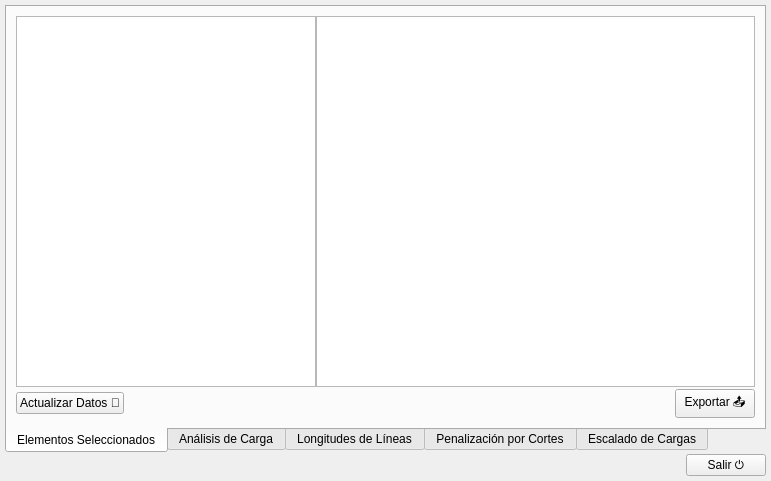
<?xml version="1.0" encoding="UTF-8"?>
<ui version="4.0">
 <class>Form</class>
 <widget class="QWidget" name="Form">
  <property name="windowModality">
   <enum>Qt::WindowModal</enum>
  </property>
  <property name="geometry">
   <rect>
    <x>0</x>
    <y>0</y>
    <width>771</width>
    <height>481</height>
   </rect>
  </property>
  <property name="windowTitle">
   <string>Selección</string>
  </property>
  <layout class="QVBoxLayout" name="verticalLayout_2">
   <property name="spacing">
    <number>1</number>
   </property>
   <property name="leftMargin">
    <number>5</number>
   </property>
   <property name="topMargin">
    <number>5</number>
   </property>
   <property name="rightMargin">
    <number>5</number>
   </property>
   <property name="bottomMargin">
    <number>5</number>
   </property>
   <item>
    <layout class="QHBoxLayout" name="horizontalLayout_13">
     <property name="spacing">
      <number>0</number>
     </property>
     <item>
      <layout class="QHBoxLayout" name="horizontalLayout_2">
       <property name="spacing">
        <number>0</number>
       </property>
       <item>
        <widget class="QTabWidget" name="tabWidget">
         <property name="tabPosition">
          <enum>QTabWidget::South</enum>
         </property>
         <property name="currentIndex">
          <number>0</number>
         </property>
         <widget class="QWidget" name="tab2">
          <attribute name="title">
           <string>Elementos Seleccionados</string>
          </attribute>
          <layout class="QHBoxLayout" name="horizontalLayout_3">
           <item>
            <layout class="QVBoxLayout" name="verticalLayout_9">
             <property name="spacing">
              <number>2</number>
             </property>
             <item>
              <layout class="QHBoxLayout" name="horizontalLayout_4">
               <property name="spacing">
                <number>0</number>
               </property>
               <item>
                <widget class="QTreeWidget" name="treeWidget">
                 <property name="sizePolicy">
                  <sizepolicy hsizetype="Preferred" vsizetype="Expanding">
                   <horstretch>0</horstretch>
                   <verstretch>0</verstretch>
                  </sizepolicy>
                 </property>
                 <property name="minimumSize">
                  <size>
                   <width>300</width>
                   <height>0</height>
                  </size>
                 </property>
                 <property name="columnCount">
                  <number>0</number>
                 </property>
                 <attribute name="headerVisible">
                  <bool>true</bool>
                 </attribute>
                </widget>
               </item>
               <item>
                <widget class="QTableWidget" name="tblResultado">
                 <property name="alternatingRowColors">
                  <bool>true</bool>
                 </property>
                 <property name="selectionMode">
                  <enum>QAbstractItemView::SingleSelection</enum>
                 </property>
                 <property name="selectionBehavior">
                  <enum>QAbstractItemView::SelectRows</enum>
                 </property>
                 <property name="sortingEnabled">
                  <bool>true</bool>
                 </property>
                </widget>
               </item>
              </layout>
             </item>
             <item>
              <layout class="QHBoxLayout" name="horizontalLayout" stretch="0,0,0">
               <property name="spacing">
                <number>1</number>
               </property>
               <item>
                <widget class="QPushButton" name="cmdActualizarDatos">
                 <property name="text">
                  <string>Actualizar Datos 🔄</string>
                 </property>
                </widget>
               </item>
               <item>
                <spacer name="horizontalSpacer">
                 <property name="orientation">
                  <enum>Qt::Horizontal</enum>
                 </property>
                 <property name="sizeHint" stdset="0">
                  <size>
                   <width>40</width>
                   <height>20</height>
                  </size>
                 </property>
                </spacer>
               </item>
               <item>
                <widget class="QPushButton" name="cmdExportar">
                 <property name="enabled">
                  <bool>true</bool>
                 </property>
                 <property name="text">
                  <string>Exportar 📤</string>
                 </property>
                </widget>
               </item>
              </layout>
             </item>
            </layout>
           </item>
          </layout>
         </widget>
         <widget class="QWidget" name="tab3">
          <attribute name="title">
           <string>Análisis de Carga</string>
          </attribute>
          <layout class="QHBoxLayout" name="horizontalLayout_6">
           <item>
            <layout class="QHBoxLayout" name="horizontalLayout_5" stretch="0,1">
             <property name="spacing">
              <number>0</number>
             </property>
             <item>
              <layout class="QVBoxLayout" name="verticalLayout_5">
               <property name="spacing">
                <number>0</number>
               </property>
               <item>
                <widget class="QLabel" name="label">
                 <property name="text">
                  <string>Cantidad de Transformadores</string>
                 </property>
                </widget>
               </item>
               <item>
                <widget class="QLineEdit" name="txtTransformadores">
                 <property name="alignment">
                  <set>Qt::AlignRight|Qt::AlignTrailing|Qt::AlignVCenter</set>
                 </property>
                 <property name="readOnly">
                  <bool>true</bool>
                 </property>
                </widget>
               </item>
               <item>
                <widget class="QLabel" name="label_3">
                 <property name="text">
                  <string>Total Potencia Instalada [kVA]</string>
                 </property>
                </widget>
               </item>
               <item>
                <widget class="QLineEdit" name="txtPotenciaInstalada">
                 <property name="alignment">
                  <set>Qt::AlignRight|Qt::AlignTrailing|Qt::AlignVCenter</set>
                 </property>
                 <property name="readOnly">
                  <bool>true</bool>
                 </property>
                </widget>
               </item>
               <item>
                <widget class="QLabel" name="label_4">
                 <property name="text">
                  <string>Cantidad de Usuarios</string>
                 </property>
                </widget>
               </item>
               <item>
                <widget class="QLineEdit" name="txtUsuarios">
                 <property name="alignment">
                  <set>Qt::AlignRight|Qt::AlignTrailing|Qt::AlignVCenter</set>
                 </property>
                 <property name="readOnly">
                  <bool>true</bool>
                 </property>
                </widget>
               </item>
               <item>
                <widget class="QLabel" name="label_7">
                 <property name="text">
                  <string>Energía - Fecha Desde</string>
                 </property>
                </widget>
               </item>
               <item>
                <widget class="QDateEdit" name="datDesde"/>
               </item>
               <item>
                <widget class="QLabel" name="label_8">
                 <property name="text">
                  <string>Energía - Fecha Hasta</string>
                 </property>
                </widget>
               </item>
               <item>
                <widget class="QDateEdit" name="datHasta"/>
               </item>
               <item>
                <widget class="QLabel" name="label_9">
                 <property name="text">
                  <string>Energía Total Consumida [kWh]</string>
                 </property>
                </widget>
               </item>
               <item>
                <widget class="QLineEdit" name="txtEnergiaTotal">
                 <property name="alignment">
                  <set>Qt::AlignRight|Qt::AlignTrailing|Qt::AlignVCenter</set>
                 </property>
                 <property name="readOnly">
                  <bool>true</bool>
                 </property>
                </widget>
               </item>
               <item>
                <widget class="QLabel" name="label_5">
                 <property name="text">
                  <string>Cantidad de Horas de uso de la Energía</string>
                 </property>
                </widget>
               </item>
               <item>
                <widget class="QLineEdit" name="txtHoras">
                 <property name="alignment">
                  <set>Qt::AlignRight|Qt::AlignTrailing|Qt::AlignVCenter</set>
                 </property>
                 <property name="readOnly">
                  <bool>true</bool>
                 </property>
                </widget>
               </item>
               <item>
                <widget class="QLabel" name="label_6">
                 <property name="text">
                  <string>Factor de Carga</string>
                 </property>
                </widget>
               </item>
               <item>
                <widget class="QLineEdit" name="txtFactorCarga">
                 <property name="inputMethodHints">
                  <set>Qt::ImhFormattedNumbersOnly</set>
                 </property>
                 <property name="text">
                  <string>0.5</string>
                 </property>
                 <property name="alignment">
                  <set>Qt::AlignRight|Qt::AlignTrailing|Qt::AlignVCenter</set>
                 </property>
                </widget>
               </item>
               <item>
                <widget class="QLabel" name="label_2">
                 <property name="text">
                  <string>Demanda Total Calculada [kW]</string>
                 </property>
                </widget>
               </item>
               <item>
                <widget class="QLineEdit" name="txtDemanda">
                 <property name="alignment">
                  <set>Qt::AlignRight|Qt::AlignTrailing|Qt::AlignVCenter</set>
                 </property>
                 <property name="readOnly">
                  <bool>true</bool>
                 </property>
                </widget>
               </item>
              </layout>
             </item>
             <item>
              <widget class="QTextBrowser" name="txtMemoria">
               <property name="font">
                <font>
                 <family>Courier New</family>
                </font>
               </property>
              </widget>
             </item>
            </layout>
           </item>
          </layout>
         </widget>
         <widget class="QWidget" name="tab1">
          <attribute name="title">
           <string>Longitudes de Líneas</string>
          </attribute>
          <layout class="QHBoxLayout" name="horizontalLayout_9">
           <item>
            <layout class="QGridLayout" name="gridLayout">
             <item row="0" column="1">
              <layout class="QVBoxLayout" name="verticalLayout_4">
               <property name="spacing">
                <number>2</number>
               </property>
               <item>
                <widget class="QTableWidget" name="tblLongitudes"/>
               </item>
               <item>
                <layout class="QHBoxLayout" name="horizontalLayout_11">
                 <item>
                  <widget class="QLabel" name="label_15">
                   <property name="text">
                    <string>Longitud Total de Líneas [km]</string>
                   </property>
                  </widget>
                 </item>
                 <item>
                  <widget class="QLabel" name="lblLongitudTotal">
                   <property name="text">
                    <string>0</string>
                   </property>
                   <property name="alignment">
                    <set>Qt::AlignRight|Qt::AlignTrailing|Qt::AlignVCenter</set>
                   </property>
                  </widget>
                 </item>
                 <item>
                  <spacer name="horizontalSpacer_5">
                   <property name="orientation">
                    <enum>Qt::Horizontal</enum>
                   </property>
                   <property name="sizeHint" stdset="0">
                    <size>
                     <width>40</width>
                     <height>20</height>
                    </size>
                   </property>
                  </spacer>
                 </item>
                 <item>
                  <widget class="QPushButton" name="cmdExportarLineas">
                   <property name="text">
                    <string>Exportar 📤</string>
                   </property>
                  </widget>
                 </item>
                </layout>
               </item>
              </layout>
             </item>
             <item row="0" column="0">
              <layout class="QVBoxLayout" name="verticalLayout_7">
               <item>
                <widget class="QLabel" name="label_13">
                 <property name="text">
                  <string>Nivel de Tensión</string>
                 </property>
                </widget>
               </item>
               <item>
                <widget class="QComboBox" name="cmbTension"/>
               </item>
               <item>
                <widget class="QLabel" name="label_14">
                 <property name="text">
                  <string>Agrupar por:</string>
                 </property>
                </widget>
               </item>
               <item>
                <widget class="QComboBox" name="cmbAgrupar1"/>
               </item>
               <item>
                <widget class="QLabel" name="label_12">
                 <property name="text">
                  <string>Agrupar por:</string>
                 </property>
                </widget>
               </item>
               <item>
                <widget class="QComboBox" name="cmbAgrupar2"/>
               </item>
               <item>
                <widget class="QLabel" name="label_11">
                 <property name="text">
                  <string>Agrupar por:</string>
                 </property>
                </widget>
               </item>
               <item>
                <widget class="QComboBox" name="cmbAgrupar3"/>
               </item>
               <item>
                <widget class="QLabel" name="label_10">
                 <property name="text">
                  <string>Agrupar por:</string>
                 </property>
                </widget>
               </item>
               <item>
                <widget class="QComboBox" name="cmbAgrupar4"/>
               </item>
               <item>
                <spacer name="verticalSpacer">
                 <property name="orientation">
                  <enum>Qt::Vertical</enum>
                 </property>
                 <property name="sizeHint" stdset="0">
                  <size>
                   <width>20</width>
                   <height>40</height>
                  </size>
                 </property>
                </spacer>
               </item>
              </layout>
             </item>
            </layout>
           </item>
          </layout>
         </widget>
         <widget class="QWidget" name="tab4">
          <property name="maximumSize">
           <size>
            <width>751</width>
            <height>412</height>
           </size>
          </property>
          <attribute name="title">
           <string>Penalización por Cortes</string>
          </attribute>
          <widget class="QWidget" name="verticalLayoutWidget_2">
           <property name="geometry">
            <rect>
             <x>7</x>
             <y>6</y>
             <width>740</width>
             <height>400</height>
            </rect>
           </property>
           <layout class="QVBoxLayout" name="verticalLayout">
            <item>
             <layout class="QHBoxLayout" name="horizontalLayout_8" stretch="0,1">
              <property name="spacing">
               <number>2</number>
              </property>
              <item>
               <layout class="QVBoxLayout" name="verticalLayout_6" stretch="0,0,0,0,0,0,0,0,0,0,0">
                <property name="spacing">
                 <number>5</number>
                </property>
                <item>
                 <widget class="QLabel" name="label_16">
                  <property name="text">
                   <string>CENS Tarifas 1 y 4 [$/kWh]</string>
                  </property>
                 </widget>
                </item>
                <item>
                 <widget class="QLineEdit" name="txtCens1">
                  <property name="alignment">
                   <set>Qt::AlignRight|Qt::AlignTrailing|Qt::AlignVCenter</set>
                  </property>
                  <property name="readOnly">
                   <bool>true</bool>
                  </property>
                 </widget>
                </item>
                <item>
                 <widget class="QLabel" name="label_17">
                  <property name="text">
                   <string>CENS Tarifas 2, 3 y 5 [$/kWh]</string>
                  </property>
                 </widget>
                </item>
                <item>
                 <widget class="QLineEdit" name="txtCens2">
                  <property name="alignment">
                   <set>Qt::AlignRight|Qt::AlignTrailing|Qt::AlignVCenter</set>
                  </property>
                  <property name="readOnly">
                   <bool>true</bool>
                  </property>
                 </widget>
                </item>
                <item>
                 <widget class="QLabel" name="label_18">
                  <property name="text">
                   <string>Cantidad de Usuarios</string>
                  </property>
                 </widget>
                </item>
                <item>
                 <widget class="QLineEdit" name="txtCantUsuarios">
                  <property name="alignment">
                   <set>Qt::AlignRight|Qt::AlignTrailing|Qt::AlignVCenter</set>
                  </property>
                  <property name="readOnly">
                   <bool>true</bool>
                  </property>
                 </widget>
                </item>
                <item>
                 <widget class="QLabel" name="label_22">
                  <property name="text">
                   <string>Hora de Corte</string>
                  </property>
                 </widget>
                </item>
                <item>
                 <widget class="QTimeEdit" name="timHoraDesde">
                  <property name="time">
                   <time>
                    <hour>8</hour>
                    <minute>0</minute>
                    <second>0</second>
                   </time>
                  </property>
                 </widget>
                </item>
                <item>
                 <widget class="QLabel" name="label_23">
                  <property name="text">
                   <string>Hora de Reposición</string>
                  </property>
                 </widget>
                </item>
                <item>
                 <widget class="QTimeEdit" name="timHoraHasta">
                  <property name="time">
                   <time>
                    <hour>9</hour>
                    <minute>0</minute>
                    <second>0</second>
                   </time>
                  </property>
                 </widget>
                </item>
                <item>
                 <spacer name="verticalSpacer_2">
                  <property name="orientation">
                   <enum>Qt::Vertical</enum>
                  </property>
                  <property name="sizeHint" stdset="0">
                   <size>
                    <width>20</width>
                    <height>40</height>
                   </size>
                  </property>
                 </spacer>
                </item>
               </layout>
              </item>
              <item>
               <widget class="QTextBrowser" name="txtMemoriaCalidad">
                <property name="font">
                 <font>
                  <family>Courier New</family>
                 </font>
                </property>
               </widget>
              </item>
             </layout>
            </item>
            <item>
             <layout class="QHBoxLayout" name="horizontalLayout_10">
              <item>
               <spacer name="horizontalSpacer_4">
                <property name="orientation">
                 <enum>Qt::Horizontal</enum>
                </property>
                <property name="sizeHint" stdset="0">
                 <size>
                  <width>40</width>
                  <height>20</height>
                 </size>
                </property>
               </spacer>
              </item>
              <item>
               <widget class="QPushButton" name="cmdCalcularMulta">
                <property name="text">
                 <string>Calcular ∑</string>
                </property>
               </widget>
              </item>
             </layout>
            </item>
           </layout>
          </widget>
         </widget>
         <widget class="QWidget" name="tab">
          <attribute name="title">
           <string>Escalado de Cargas</string>
          </attribute>
          <widget class="QLineEdit" name="txtMultiplicador">
           <property name="geometry">
            <rect>
             <x>260</x>
             <y>100</y>
             <width>60</width>
             <height>22</height>
            </rect>
           </property>
           <property name="text">
            <string>1.000</string>
           </property>
          </widget>
          <widget class="QLabel" name="label_19">
           <property name="geometry">
            <rect>
             <x>40</x>
             <y>40</y>
             <width>200</width>
             <height>16</height>
            </rect>
           </property>
           <property name="text">
            <string>Demanda Total de la Selección [kVA]</string>
           </property>
           <property name="alignment">
            <set>Qt::AlignRight|Qt::AlignTrailing|Qt::AlignVCenter</set>
           </property>
          </widget>
          <widget class="QLabel" name="label_21">
           <property name="geometry">
            <rect>
             <x>59</x>
             <y>100</y>
             <width>181</width>
             <height>20</height>
            </rect>
           </property>
           <property name="text">
            <string>Multiplicar el factor anterior por :</string>
           </property>
           <property name="alignment">
            <set>Qt::AlignRight|Qt::AlignTrailing|Qt::AlignVCenter</set>
           </property>
          </widget>
          <widget class="QLabel" name="lblDemanda">
           <property name="geometry">
            <rect>
             <x>260</x>
             <y>40</y>
             <width>160</width>
             <height>16</height>
            </rect>
           </property>
           <property name="text">
            <string>0 kW +j 0 kVAr</string>
           </property>
          </widget>
          <widget class="QLabel" name="label_24">
           <property name="geometry">
            <rect>
             <x>100</x>
             <y>70</y>
             <width>140</width>
             <height>16</height>
            </rect>
           </property>
           <property name="text">
            <string>Factor de Escala Actual</string>
           </property>
           <property name="alignment">
            <set>Qt::AlignRight|Qt::AlignTrailing|Qt::AlignVCenter</set>
           </property>
          </widget>
          <widget class="QLabel" name="lblFactorEscala">
           <property name="geometry">
            <rect>
             <x>260</x>
             <y>70</y>
             <width>40</width>
             <height>16</height>
            </rect>
           </property>
           <property name="text">
            <string>1.000</string>
           </property>
          </widget>
          <widget class="QLabel" name="label_25">
           <property name="geometry">
            <rect>
             <x>100</x>
             <y>140</y>
             <width>140</width>
             <height>16</height>
            </rect>
           </property>
           <property name="text">
            <string>Demanda Final:</string>
           </property>
           <property name="alignment">
            <set>Qt::AlignRight|Qt::AlignTrailing|Qt::AlignVCenter</set>
           </property>
          </widget>
          <widget class="QLabel" name="lblDemandaFinal">
           <property name="geometry">
            <rect>
             <x>260</x>
             <y>140</y>
             <width>160</width>
             <height>16</height>
            </rect>
           </property>
           <property name="text">
            <string>0 kW +j 0 kVAr</string>
           </property>
          </widget>
          <widget class="QPushButton" name="cmdAplicar">
           <property name="geometry">
            <rect>
             <x>260</x>
             <y>160</y>
             <width>75</width>
             <height>24</height>
            </rect>
           </property>
           <property name="text">
            <string>Aplicar ✅</string>
           </property>
          </widget>
         </widget>
        </widget>
       </item>
      </layout>
     </item>
    </layout>
   </item>
   <item>
    <layout class="QHBoxLayout" name="horizontalLayout_12" stretch="0,0">
     <property name="spacing">
      <number>0</number>
     </property>
     <item>
      <spacer name="horizontalSpacer_2">
       <property name="orientation">
        <enum>Qt::Horizontal</enum>
       </property>
       <property name="sizeHint" stdset="0">
        <size>
         <width>40</width>
         <height>20</height>
        </size>
       </property>
      </spacer>
     </item>
     <item>
      <widget class="QPushButton" name="cmdSalir">
       <property name="text">
        <string>Salir ⏻</string>
       </property>
       <property name="shortcut">
        <string>Esc</string>
       </property>
      </widget>
     </item>
    </layout>
   </item>
  </layout>
 </widget>
 <resources/>
 <connections/>
</ui>
